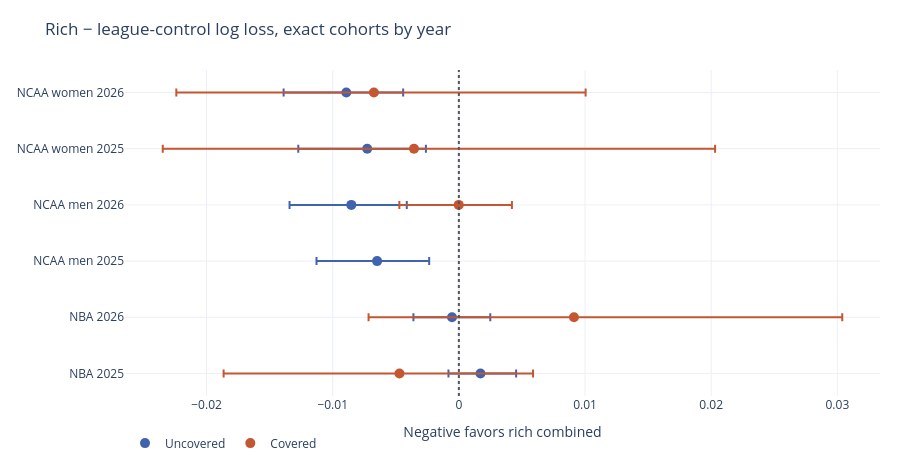

Notebook cell for this chart:
### Markdown cell above
## Same-season controlled comparisons

Negative log-loss deltas favor the rich candidate over the league control: selected NBA strength, and exact B002 combined in both colleges. NBA rich remains a rejected candidate; no champion changes. Covered means a valid saved T60 sportsbook benchmark. Uncovered does not establish that no real-world sportsbook quote existed.

The intervals are ordinary seven-day calendar-block bootstrap intervals, retained from the private saved-output audit. Aggregate arithmetic is reproducible publicly; the original block resamples require the private row data. NBA's 9 and 16 covered games are especially weak support.

### Code cell
names = {"nba":"NBA", "ncaam":"NCAA men", "ncaaw":"NCAA women"}
years = [r for r in data["year_coverage"] if r["year"] != "pooled"]
fig = go.Figure()
for covered, color in ((0,"#4063b0"),(1,"#c45732")):
    rows = [r for r in years if r["covered"] == covered]
    x = [r["delta_mean"] for r in rows]
    fig.add_trace(go.Scatter(x=x, y=[f'{names[r["league"]]} {r["year"]}' for r in rows],
        name="Covered" if covered else "Uncovered", mode="markers", marker={"color":color,"size":10},
        error_x={"type":"data","symmetric":False,
            "array":[r["delta_ci"]["ci95"][1]-r["delta_mean"] for r in rows],
            "arrayminus":[r["delta_mean"]-r["delta_ci"]["ci95"][0] for r in rows]},
        customdata=[[r["base_n"],r["base_log_loss"],r["rich_log_loss"]] for r in rows],
        hovertemplate="%{y}<br>Delta=%{x:.9f}<br>Games=%{customdata[0]}<br>Control=%{customdata[1]:.9f}<br>Rich=%{customdata[2]:.9f}<extra>%{fullData.name}</extra>"))
fig.add_vline(x=0,line_color="#555",line_dash="dot")
fig.update_layout(title="Rich − league-control log loss, exact cohorts by year",xaxis_title="Negative favors rich combined",height=470,template="plotly_white",legend={"orientation":"h"},margin={"l":125,"r":20,"t":70,"b":60})
fig.show()

### Figure 1 — Plotly figure (JSON) as saved in the notebook; plotly's stock layout.template omitted (floating-point values rounded to 4 significant figures)
{"data": [{"customdata": [[1239, 0.6126, 0.6143], [1233, 0.6018, 0.6013], [5758, 0.5307, 0.5242], [4606, 0.5226, 0.514], [5131, 0.4638, 0.4565], [5478, 0.4665, 0.4576]], "error_x": {"array": [0.002828, 0.003032, 0.004129, 0.004396, 0.004653, 0.004506], "arrayminus": [0.002536, 0.003059, 0.004804, 0.004895, 0.005464, 0.004968], "symmetric": false, "type": "data"}, "hovertemplate": "%{y}<br>Delta=%{x:.9f}<br>Games=%{customdata[0]}<br>Control=%{customdata[1]:.9f}<br>Rich=%{customdata[2]:.9f}<extra>%{fullData.name}</extra>", "marker": {"color": "#4063b0", "size": 10}, "mode": "markers", "name": "Uncovered", "type": "scatter", "x": [0.001711, -0.0005427, -0.006481, -0.008525, -0.007265, -0.008922], "y": ["NBA 2025", "NBA 2026", "NCAA men 2025", "NCAA men 2026", "NCAA women 2025", "NCAA women 2026"]}, {"customdata": [[9, 0.6034, 0.5987], [16, 0.6453, 0.6544], [1143, 0.5776, 0.5776], [149, 0.4337, 0.4301], [143, 0.4976, 0.4909]], "error_x": {"array": [0.01059, 0.02126, 0.004215, 0.02387, 0.01678], "arrayminus": [0.01394, 0.01628, 0.004707, 0.01991, 0.01566], "symmetric": false, "type": "data"}, "hovertemplate": "%{y}<br>Delta=%{x:.9f}<br>Games=%{customdata[0]}<br>Control=%{customdata[1]:.9f}<br>Rich=%{customdata[2]:.9f}<extra>%{fullData.name}</extra>", "marker": {"color": "#c45732", "size": 10}, "mode": "markers", "name": "Covered", "type": "scatter", "x": [-0.004707, 0.009124, -1e-05, -0.003557, -0.006735], "y": ["NBA 2025", "NBA 2026", "NCAA men 2026", "NCAA women 2025", "NCAA women 2026"]}], "layout": {"height": 470, "legend": {"orientation": "h"}, "margin": {"b": 60, "l": 125, "r": 20, "t": 70}, "shapes": [{"line": {"color": "#555", "dash": "dot"}, "type": "line", "x0": 0, "x1": 0, "xref": "x", "y0": 0, "y1": 1, "yref": "y domain"}], "title": {"text": "Rich − league-control log loss, exact cohorts by year"}, "xaxis": {"title": {"text": "Negative favors rich combined"}}}}
